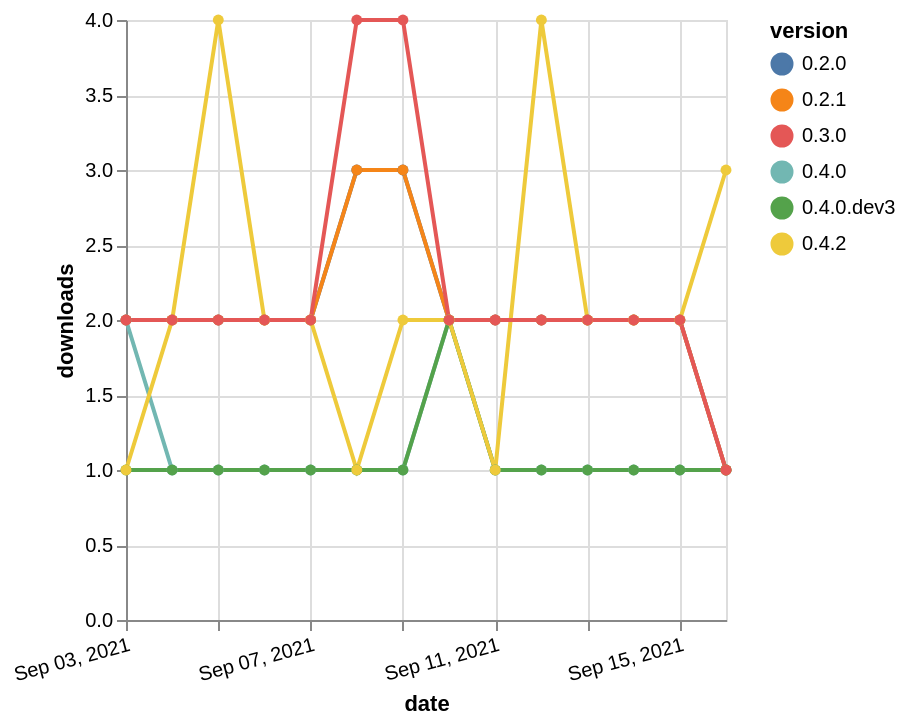

Write a Vega-Lite specification for this figure.
### Vega-Lite specification from a JSON file in a GitHub repository (floating-point values rounded to 4 significant figures)
{"$schema": "https://vega.github.io/schema/vega-lite/v5.json", "description": "A simple bar chart with embedded data.", "data": {"values": [{"date": "2021-09-03", "total": 2332, "delta": 2, "version": "0.2.0"}, {"date": "2021-09-04", "total": 2334, "delta": 2, "version": "0.2.0"}, {"date": "2021-09-05", "total": 2336, "delta": 2, "version": "0.2.0"}, {"date": "2021-09-06", "total": 2338, "delta": 2, "version": "0.2.0"}, {"date": "2021-09-07", "total": 2340, "delta": 2, "version": "0.2.0"}, {"date": "2021-09-08", "total": 2343, "delta": 3, "version": "0.2.0"}, {"date": "2021-09-09", "total": 2346, "delta": 3, "version": "0.2.0"}, {"date": "2021-09-10", "total": 2348, "delta": 2, "version": "0.2.0"}, {"date": "2021-09-11", "total": 2350, "delta": 2, "version": "0.2.0"}, {"date": "2021-09-12", "total": 2352, "delta": 2, "version": "0.2.0"}, {"date": "2021-09-13", "total": 2354, "delta": 2, "version": "0.2.0"}, {"date": "2021-09-14", "total": 2356, "delta": 2, "version": "0.2.0"}, {"date": "2021-09-15", "total": 2358, "delta": 2, "version": "0.2.0"}, {"date": "2021-09-16", "total": 2359, "delta": 1, "version": "0.2.0"}, {"date": "2021-09-03", "total": 180, "delta": 2, "version": "0.4.0"}, {"date": "2021-09-04", "total": 181, "delta": 1, "version": "0.4.0"}, {"date": "2021-09-05", "total": 182, "delta": 1, "version": "0.4.0"}, {"date": "2021-09-06", "total": 183, "delta": 1, "version": "0.4.0"}, {"date": "2021-09-07", "total": 184, "delta": 1, "version": "0.4.0"}, {"date": "2021-09-08", "total": 185, "delta": 1, "version": "0.4.0"}, {"date": "2021-09-09", "total": 186, "delta": 1, "version": "0.4.0"}, {"date": "2021-09-10", "total": 188, "delta": 2, "version": "0.4.0"}, {"date": "2021-09-11", "total": 189, "delta": 1, "version": "0.4.0"}, {"date": "2021-09-12", "total": 190, "delta": 1, "version": "0.4.0"}, {"date": "2021-09-13", "total": 191, "delta": 1, "version": "0.4.0"}, {"date": "2021-09-14", "total": 192, "delta": 1, "version": "0.4.0"}, {"date": "2021-09-15", "total": 193, "delta": 1, "version": "0.4.0"}, {"date": "2021-09-16", "total": 194, "delta": 1, "version": "0.4.0"}, {"date": "2021-09-03", "total": 149, "delta": 1, "version": "0.4.0.dev3"}, {"date": "2021-09-04", "total": 150, "delta": 1, "version": "0.4.0.dev3"}, {"date": "2021-09-05", "total": 151, "delta": 1, "version": "0.4.0.dev3"}, {"date": "2021-09-06", "total": 152, "delta": 1, "version": "0.4.0.dev3"}, {"date": "2021-09-07", "total": 153, "delta": 1, "version": "0.4.0.dev3"}, {"date": "2021-09-08", "total": 154, "delta": 1, "version": "0.4.0.dev3"}, {"date": "2021-09-09", "total": 155, "delta": 1, "version": "0.4.0.dev3"}, {"date": "2021-09-10", "total": 157, "delta": 2, "version": "0.4.0.dev3"}, {"date": "2021-09-11", "total": 158, "delta": 1, "version": "0.4.0.dev3"}, {"date": "2021-09-12", "total": 159, "delta": 1, "version": "0.4.0.dev3"}, {"date": "2021-09-13", "total": 160, "delta": 1, "version": "0.4.0.dev3"}, {"date": "2021-09-14", "total": 161, "delta": 1, "version": "0.4.0.dev3"}, {"date": "2021-09-15", "total": 162, "delta": 1, "version": "0.4.0.dev3"}, {"date": "2021-09-16", "total": 163, "delta": 1, "version": "0.4.0.dev3"}, {"date": "2021-09-03", "total": 2228, "delta": 2, "version": "0.2.1"}, {"date": "2021-09-04", "total": 2230, "delta": 2, "version": "0.2.1"}, {"date": "2021-09-05", "total": 2232, "delta": 2, "version": "0.2.1"}, {"date": "2021-09-06", "total": 2234, "delta": 2, "version": "0.2.1"}, {"date": "2021-09-07", "total": 2236, "delta": 2, "version": "0.2.1"}, {"date": "2021-09-08", "total": 2239, "delta": 3, "version": "0.2.1"}, {"date": "2021-09-09", "total": 2242, "delta": 3, "version": "0.2.1"}, {"date": "2021-09-10", "total": 2244, "delta": 2, "version": "0.2.1"}, {"date": "2021-09-11", "total": 2246, "delta": 2, "version": "0.2.1"}, {"date": "2021-09-12", "total": 2248, "delta": 2, "version": "0.2.1"}, {"date": "2021-09-13", "total": 2250, "delta": 2, "version": "0.2.1"}, {"date": "2021-09-14", "total": 2252, "delta": 2, "version": "0.2.1"}, {"date": "2021-09-15", "total": 2254, "delta": 2, "version": "0.2.1"}, {"date": "2021-09-16", "total": 2255, "delta": 1, "version": "0.2.1"}, {"date": "2021-09-03", "total": 402, "delta": 1, "version": "0.4.2"}, {"date": "2021-09-04", "total": 404, "delta": 2, "version": "0.4.2"}, {"date": "2021-09-05", "total": 408, "delta": 4, "version": "0.4.2"}, {"date": "2021-09-06", "total": 410, "delta": 2, "version": "0.4.2"}, {"date": "2021-09-07", "total": 412, "delta": 2, "version": "0.4.2"}, {"date": "2021-09-08", "total": 413, "delta": 1, "version": "0.4.2"}, {"date": "2021-09-09", "total": 415, "delta": 2, "version": "0.4.2"}, {"date": "2021-09-10", "total": 417, "delta": 2, "version": "0.4.2"}, {"date": "2021-09-11", "total": 418, "delta": 1, "version": "0.4.2"}, {"date": "2021-09-12", "total": 422, "delta": 4, "version": "0.4.2"}, {"date": "2021-09-13", "total": 424, "delta": 2, "version": "0.4.2"}, {"date": "2021-09-14", "total": 426, "delta": 2, "version": "0.4.2"}, {"date": "2021-09-15", "total": 428, "delta": 2, "version": "0.4.2"}, {"date": "2021-09-16", "total": 431, "delta": 3, "version": "0.4.2"}, {"date": "2021-09-03", "total": 3612, "delta": 2, "version": "0.3.0"}, {"date": "2021-09-04", "total": 3614, "delta": 2, "version": "0.3.0"}, {"date": "2021-09-05", "total": 3616, "delta": 2, "version": "0.3.0"}, {"date": "2021-09-06", "total": 3618, "delta": 2, "version": "0.3.0"}, {"date": "2021-09-07", "total": 3620, "delta": 2, "version": "0.3.0"}, {"date": "2021-09-08", "total": 3624, "delta": 4, "version": "0.3.0"}, {"date": "2021-09-09", "total": 3628, "delta": 4, "version": "0.3.0"}, {"date": "2021-09-10", "total": 3630, "delta": 2, "version": "0.3.0"}, {"date": "2021-09-11", "total": 3632, "delta": 2, "version": "0.3.0"}, {"date": "2021-09-12", "total": 3634, "delta": 2, "version": "0.3.0"}, {"date": "2021-09-13", "total": 3636, "delta": 2, "version": "0.3.0"}, {"date": "2021-09-14", "total": 3638, "delta": 2, "version": "0.3.0"}, {"date": "2021-09-15", "total": 3640, "delta": 2, "version": "0.3.0"}, {"date": "2021-09-16", "total": 3641, "delta": 1, "version": "0.3.0"}]}, "width": "container", "mark": {"type": "line", "point": {"filled": true}}, "encoding": {"x": {"field": "date", "type": "temporal", "timeUnit": "yearmonthdate", "title": "date", "axis": {"labelAngle": -15}}, "y": {"field": "delta", "type": "quantitative", "title": "downloads"}, "color": {"field": "version", "type": "nominal"}, "tooltip": {"field": "delta"}}}
